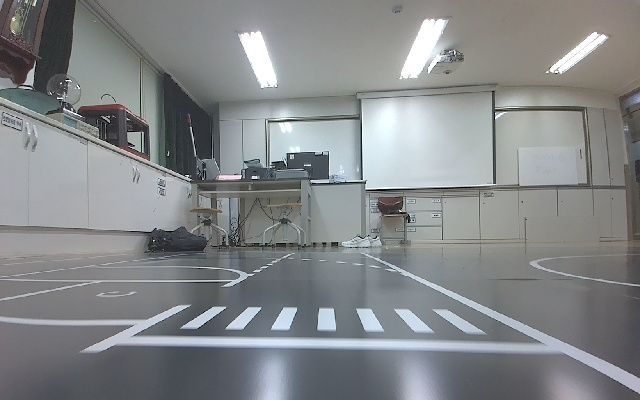
#> input picture img/input4.jpg, 640 x 400 px
$ python image_crop.py
#> lines starting #> are read from the running program, lines starting #| are printed output that depends on the picture; after the words box and inside, x2 and y2 are one past the last pixel; in counts of white or black regions, pixels touching at a corner belong together
import os
import cv2
import numpy as np

# 이미지 불러오기 (640x400)
img = cv2.imread("img/input4.jpg")
#> img is the input picture: shape (400, 640, 3); mean B, G, R 137.5, 135.6, 132.7
img_gray = cv2.imread("img/input4.jpg", cv2.IMREAD_GRAYSCALE)
#> img_gray: shape (400, 640); min 0, max 255, mean 135

w = 640
h = 400

src_points = np.float32([
    [180, 280],  # 좌측 상단
    [460, 280],  # 우측 상단
    [800, 400], # 우측 하단
    [-160, 400]  # 좌측 하단
])
crop_points_L = np.float32([
    [0, 0],
    [180, 0],
    [0, 64]
])
crop_points_R = np.float32([
    [640, 0],
    [460, 0],
    [640, 64]
])

output1 = img.copy()
cv2.polylines(output1, np.int32([src_points]), True, (255, 0, 255), 2)
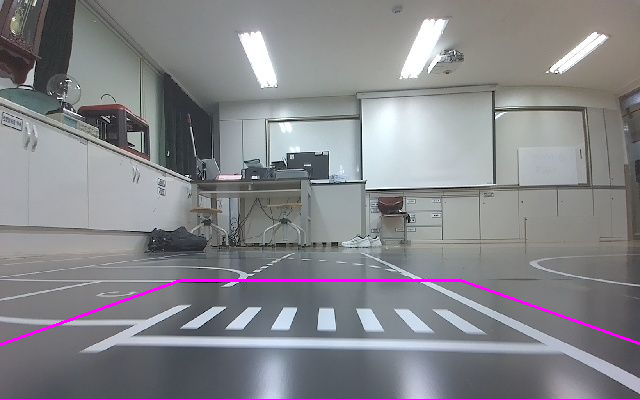
#> output1: shape (400, 640, 3); 1% of pixels changed, all inside (x1, y1, x2, y2) = (0, 279, 640, 400)

croped_img = img_gray[280:400, 0:640]
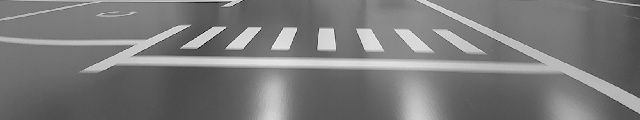
#> croped_img: shape (120, 640); min 0, max 252, mean 122.2

cv2.fillPoly(croped_img, np.int32([crop_points_L]), (0, 0, 0))
cv2.fillPoly(croped_img, np.int32([crop_points_R]), (0, 0, 0))
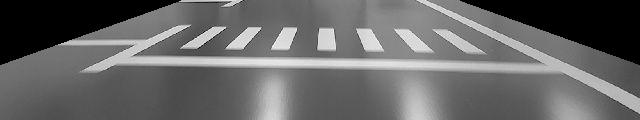
#> croped_img: shape (120, 640); min 0, max 252, mean 103.6

# img = cv2.fillPoly(img, pts, color[, lineType[, shift[, offset]]])
# img = cv2.polylines(img, pts, isClosed, color[, thickness[, lineType[, shift]]])

croped_img = cv2.GaussianBlur(croped_img, (17, 17), 0)
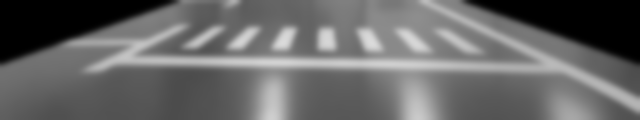
#> croped_img: shape (120, 640); min 0, max 219, mean 103.6
edges = cv2.Canny(croped_img, 21, 51, L2gradient=1)
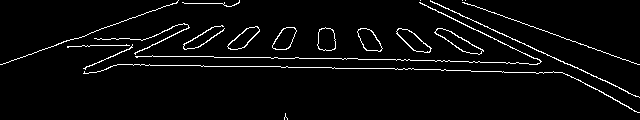
#> edges: shape (120, 640); 3.8% white in thin lines or dots

# 결과 확인
cv2.imshow("Original", output1)
cv2.imshow("Croped Image", croped_img)
cv2.imshow("Edge", edges)
#cv2.imwrite('./img/ROI.jpg', output1)
#cv2.imwrite('./img/output4.jpg', warped)
cv2.waitKey(0)
cv2.destroyAllWindows()

$ run again, with img/input1.jpg copied over img/input4.jpg
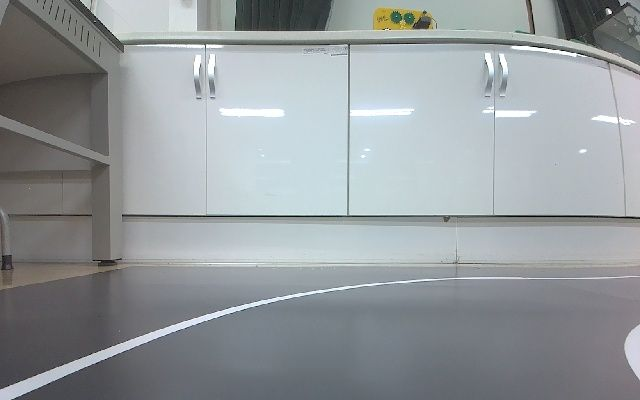
#> input picture img/input1.jpg, 640 x 400 px
#> img is the input picture: shape (400, 640, 3); mean B, G, R 156.5, 153.6, 148.1
#> output1: shape (400, 640, 3); 1% of pixels changed, all inside (x1, y1, x2, y2) = (0, 279, 640, 400)
#> `croped_img = cv2.GaussianBlur(croped_img, (17, 17), 0)`:
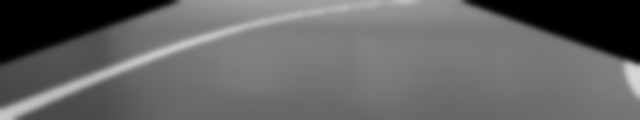
#> croped_img: shape (120, 640); min 0, max 213, mean 100.6
#> `edges = cv2.Canny(croped_img, 21, 51, L2gradient=1)`:
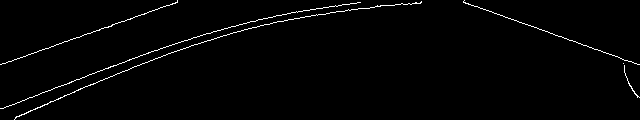
#> edges: shape (120, 640); 1.6% white in thin lines or dots

$ run again, with img/input3.jpg copied over img/input4.jpg
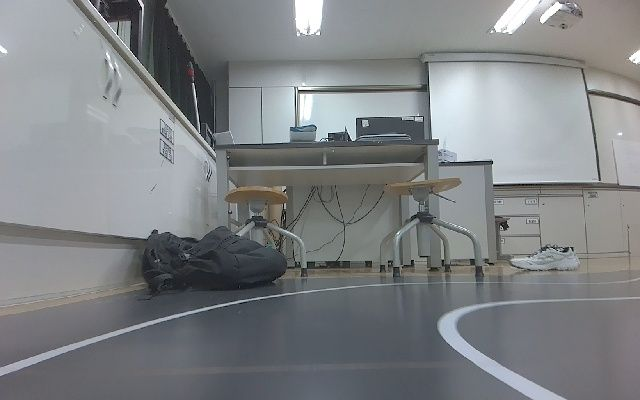
#> input picture img/input3.jpg, 640 x 400 px
#> img is the input picture: shape (400, 640, 3); mean B, G, R 132.5, 130.1, 127
#> output1: shape (400, 640, 3); 1% of pixels changed, all inside (x1, y1, x2, y2) = (0, 279, 640, 400)
#> `croped_img = cv2.GaussianBlur(croped_img, (17, 17), 0)`:
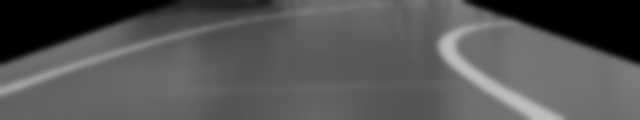
#> croped_img: shape (120, 640); min 0, max 190, mean 86
#> `edges = cv2.Canny(croped_img, 21, 51, L2gradient=1)`:
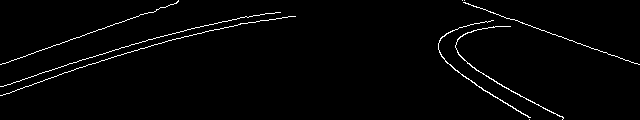
#> edges: shape (120, 640); 1.8% white in thin lines or dots
